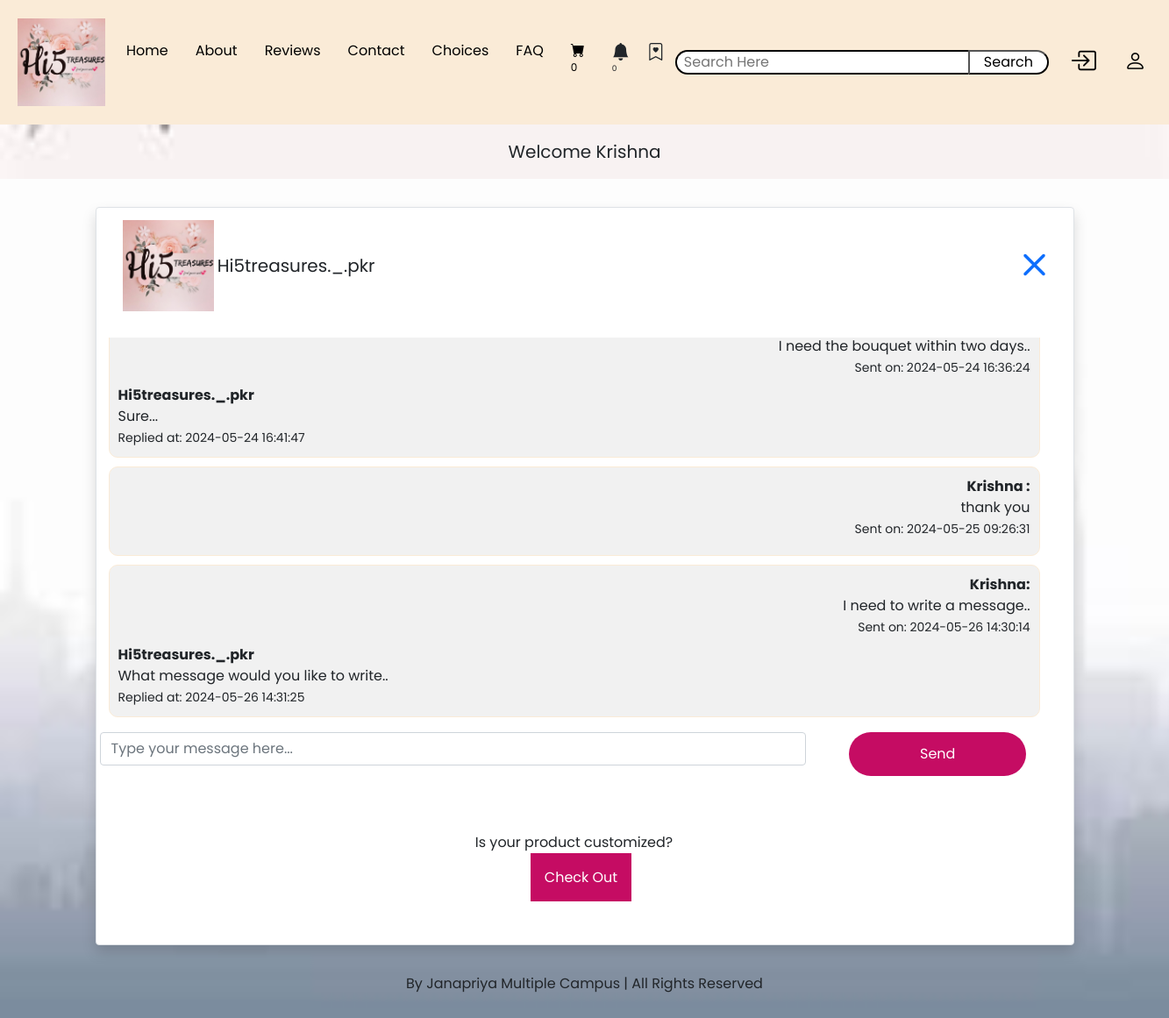
/chatbox.php (signed in), run on the app's committed database.
### tables this page shows
CREATE TABLE `about_us` (
  `about_id` int(11) NOT NULL,
  `company_name` varchar(255) NOT NULL,
  `company_logo` varchar(255) NOT NULL,
  `about_us` mediumtext NOT NULL,
  `location` varchar(100) NOT NULL,
  `email` varchar(100) NOT NULL,
  `phone` varchar(15) NOT NULL,
  `insta_link` varchar(255) NOT NULL,
  `fb_link` varchar(255) NOT NULL,
  `viber_link` varchar(255) NOT NULL,
  `whatsapp_link` varchar(255) NOT NULL,
  `extra_info` mediumtext NOT NULL,
  `motto` varchar(100) NOT NULL
);

CREATE TABLE `chat` (
  `id` int(11) NOT NULL,
  `username` varchar(100) NOT NULL,
  `message` text NOT NULL,
  `message_time` timestamp NOT NULL DEFAULT current_timestamp(),
  `reply` text NOT NULL,
  `reply_time` timestamp NOT NULL DEFAULT current_timestamp(),
  `is_read` tinyint(1) NOT NULL DEFAULT 0,
  `is_seen` tinyint(1) NOT NULL DEFAULT 0
);

### include_aboutus.php (called while the page is built, shortened)
<?php
include('includes/connect.php');
$select_query = mysqli_query($con, "Select * from about_us");
$result = mysqli_fetch_assoc($select_query);
$company_name = $result['company_name'];
$logo = $result['company_logo'];
?>

### chatbox.php (the view, shortened to what this page needs)
<?php
include('includes/connect.php');
include('navbar.php');
include('include_aboutus.php');
$username = $_SESSION['username'];
$result = mysqli_query($con, "SELECT username, message, message_time, reply, reply_time FROM chat where username='$username' ORDER BY message_time ASC");
$messages = [];
while ($row = mysqli_fetch_assoc($result)) {
    $messages[] = $row;
}
?>
<!DOCTYPE html>
<html lang="en">
<head>
    <link rel="stylesheet" href="https://stackpath.bootstrapcdn.com/bootstrap/5.0.0-alpha1/css/bootstrap.min.css">
    <link rel="stylesheet" href="https://cdnjs.cloudflare.com/ajax/libs/bootstrap-icons/1.5.0/font/bootstrap-icons.min.css">
</head>
<body>
    <div class="container">
        <div class="row d-flex justify-content-center align-items-center">
            <div class="col">
                <div class="card border shadow rounded w-100 mx-auto my-3">
                    <div class="row col-xl-12 col-md-12 col-lg-12 col-sm-12 col-12">
                        <div class="card-title d-flex justify-content-between align-items-center mx-3 me-1 mt-1 mb-1">
                            <div class="d-flex align-items-center">
                                <img src="admin_area/admin_images/<?php echo htmlspecialchars($logo); ?>" width="10%" height="10%" class="me-1 ms-3">
                                <p style="font-size:20px;" class=" text-start my-auto"><?php echo htmlspecialchars($company_name); ?></p>
                            </div>
                            <a href="contact.php"><i class="bi bi-x-lg pe-4 fs-3"></i></a>
                        </div>
                        <div class="card-body">
                            <div class="chat-window" id="chatWindow">
                                <?php foreach ($messages as $message) : ?>
                                    <div class="chat-message">
                                        <div class="chat-bubble">
                                            <p class="text-end mb-0"><strong><?php echo htmlspecialchars($message['username']) . ":"; ?></strong></p>
                                            <p class="text-end mb-0"><?php echo htmlspecialchars($message['message']); ?></p>
                                            <p class="text-end mb-2"><small>Sent on: <?php echo htmlspecialchars($message['message_time']); ?></small></p>
                                            <?php if (!empty($message['reply'])) : ?>
                                                <div class="reply">
                                                    <p class="text-start mb-0"><strong><?php echo $company_name; ?></strong></p>
                                                    <p class="text-start mb-0"><?php echo htmlspecialchars($message['reply']); ?></p>
                                                    <p class="text-start mb-0"><small>Replied at: <?php echo htmlspecialchars($message['reply_time']); ?></small></p>
                                                </div>
                                            <?php endif; ?>
                                        </div>
                                    </div>
                                <?php endforeach; ?>
                            </div>
                            <form method="POST" action="">
                                <div class="row text-center">
                                    <div class="col-md-9">
                                        <input type="text" class="form-control chat-input" style="width: 100%;" placeholder="Type your message here..." name="message">
                                    </div>
                                    <div class="col-md-3">
                                        <button type="submit" class="mbtn1" style="width: 80%;" name="send">Send</button>
                                    </div>
                                </div>
                                <div class="text-center my-5 ">
                                    <div class="md-12 py-3">
                                    Is your product customized?
                                    </div>
                                    <div class="md-12">
                                    <a href="users_area/checkout.php" class="text-end mbtn2 text-decoration-none p-3 mt-5 ms-3 rounded-0">Check Out</a>
                                    </div>
                                </div>
                            </form>
                        </div>
                    </div>
                </div>
            </div>
            <footer>
                <p class="text-center py-3"><a href="https://github.com/krishnaluharuka/Hi5treasures._.pkr" class="text-decoration-none text-dark"> By Janapriya Multiple Campus | All Rights Reserved</a></p>
            </footer>
</body>
</html>

### navbar.php (shortened to what this page needs)
<?php
include('includes/connect.php');
include('functions/common_functions.php');
include('include_aboutus.php');
?>
<!DOCTYPE html>
<html lang="en">
<head>
  <link href="https://cdn.jsdelivr.net/npm/bootstrap@5.0.2/dist/css/bootstrap.min.css" rel="stylesheet">
  <link rel="stylesheet" href="https://cdn.jsdelivr.net/npm/bootstrap-icons@1.11.2/font/bootstrap-icons.min.css">
  <link href="css/style.css" rel="stylesheet">
</head>
<body>
  <nav class="navbar navbar-container navbar-expand-lg bg-body-tertiary">
    <div class="container-fluid m-2">
      <?php
      echo "<a class='navbar-brand' href='home.php'>
      <img src='admin_area/admin_images/$logo' alt='Company Logo' width='100' height='100'></a>";
      ?>
      <div class="collapse navbar-collapse" id="navbarSupportedContent">
        <ul class="navbar-nav me-auto mb-2 mb-lg-0">
          <li class="nav-item">
            <a class="nav-link active" aria-current="page" href="home.php">Home</a>
          </li>
          <li class="nav-item">
            <a class="nav-link" href="aboutus.php">About</a>
          </li>
          <li class="nav-item">
            <a class="nav-link" href="reviews.php">Reviews</a>
          </li>
          <li class="nav-item">
            <a class="nav-link" href="contact.php">Contact</a>
          </li>
          <li class="nav-item">
            <a class="nav-link" href="recommendation.php">Choices</a>
          </li>
          <li class="nav-item">
            <a class="nav-link" href="faq_display.php">FAQ</a>
          </li>
          <li class="nav-item">
            <a class="nav-link" href="cart.php"><i class="bi bi-cart-fill m-0"></i><sup><?php cart_item(); ?></sup></a>
          </li>
          <li>
          <?php
          if(isset($_SESSION['username'])){
          $username=$_SESSION['username'];
           $get_notification = "Select * from chat where username='$username' AND is_read=1 AND is_seen= 0";
           $result5 = mysqli_query($con, $get_notification);
           $count=mysqli_num_rows($result5);
           echo "<a class='nav-link tect-decoration-none text-dark' href='chatbox.php'><i class='bi bi-bell-fill fs-5 text-dark'></i><sup><sup class='text-dark'>$count</sup></sup></a>";
      }
           ?>
           </li>
           <li>
<?php
          if(isset($_SESSION['username'])){
           echo "<a class='nav-link text-decoration-none text-dark' href='wishlist.php'><i class='bi bi-bookmark-heart fs-5 mx-1'></i></a>";
          }
           ?>
           </li>
        </ul>
        <form class="d-flex" action="search_product.php" method="get">
          <input class="px-2 search" type="search" height="60" placeholder="Search Here" name="search_data">
          <input type="submit" value="Search" class="btn1 px-3 me-2" name="search_data_product">
        </form>
        <?php
        if (!isset($_SESSION['username'])) {
          echo "<a class='nav-link text-dark' href='./users_area/user_login.php'>
        <i class='bi bi-person'></i></a>";
          echo "<a class='nav-link text-dark ' href='./users_area/user_registration.php'>
        <i class='bi bi-journal-text'></i></a>";
        } else {
          echo "<a class='nav-link text-dark' href='./users_area/logout.php'>
        <i class='bi bi-box-arrow-in-right'></i></a>";
          echo "<a class='nav-link text-dark ' href='./users_area/profile.php'>
        <i class='bi bi-person'></i></a>";
        }
        ?>
      </div>
    </div>
  </nav>
  <nav class="navbar-light bg1">
    <div class="container">
      <div class="navbar1">
        <p class="text-center fs-5 p-2">
          <?php
          if (!isset($_SESSION['username'])) {
            echo "<a class='nav-link text-dark' href='#'>Welcome Guest</a>";
          } else {
            echo "<a class='nav-link text-dark' href='users_area/profile.php'>Welcome " . $_SESSION['username'] . "</a>";
          }
          ?>
        </p>
      </div>
    </div>
  </nav>
</body>
</html>

### functions/common_functions.php (shortened to what this page needs)
<?php
function getIPAddress()
{
  if (!empty($_SERVER['HTTP_CLIENT_IP'])) {
    $ip = $_SERVER['HTTP_CLIENT_IP'];
  }
  elseif (!empty($_SERVER['HTTP_X_FORWARDED_FOR'])) {
    $ip = $_SERVER['HTTP_X_FORWARDED_FOR'];
  }
  else {
    $ip = $_SERVER['REMOTE_ADDR'];
  }
  return $ip;
}
function cart_item()
{
    global $con;
    $get_ip_address = getIPAddress();
    $quantity=0;
    if(isset($_SESSION['user_id']))
    {
      $user_id=$_SESSION['user_id'];
    }
    else{
      $user_id=0;
    }
    if(isset($_GET['add_to_cart()'])){
      $product_id=$_GET['add_to_cart'];
      $insert_query=mysqli_query($con,"Insert into cart_details(product_id,quantity,ip_address,user_id) values
      ($product_id,$quantity,'$get_ip_address',$user_id) where product_id=$product_id");
    $select_query = "SELECT * FROM cart_details WHERE ip_address='$get_ip_address'";
    $result_query = mysqli_query($con, $select_query);
    $count_cart_items = mysqli_num_rows($result_query);
    }
    else {
          global $con;
          $get_ip_address = getIPAddress();
          $select_query = "Select * from cart_details where ip_address='$get_ip_address'";
          $result_query = mysqli_query($con, $select_query);
          $count_cart_items = mysqli_num_rows($result_query);
}
echo $count_cart_items;
}
?>

### css/style.css (style rules this page uses)
* { padding: 0; margin: 0; box-sizing: border-box; font-family: 'Poppins', sans-serif; }
.navbar { background-color: antiquewhite; }
.nav-item a { text-decoration: none; color: black; font-weight: 400; text-transform: capitalize; margin-right: 15px; transition: all 0.4s; padding: 10px; }
.search { border: 2px solid black; background-color: white; border-radius: 20px 0px 0px 20px; border-right: none; }
.btn1 { background-color: white; color: black; border-radius: 0px 20px 20px 0px; transition: all 0.4s; }
.bi-person { font-size: 25px; color: black; cursor: pointer; padding-top: 5px; transition: all 0.4s; }
.bi-box-arrow-in-right { font-size: 25px; color: black; cursor: pointer; padding-top: 5px; transition: all 0.4s; }
.mbtn1 { height: 50px; width: 25%; outline: none; border: none; padding: 5px; margin: auto; color: white; background: rgb(197, 12, 99); border-radius: 50px; transition: all 0.4s; }
.mbtn2 { height: 50px; width: 25%; outline: none; border: none; padding: 5px; margin: auto; color: white; background: rgb(197, 12, 99); border-radius: 50px; transition: all 0.4s; }

### navbar.php (style rules this page uses)
.bi-box-arrow-in-right { font-size: 30px; color: black; cursor: pointer; transition: all 0.4s; }
.bg1 { background-image: url(images/bg9.jpg); background-size: cover; background-repeat: no-repeat; }

### chatbox.php (style rules this page uses)
body { overflow-x: hidden; background-image: url(images/bg2.jpg); background-size: cover; background-position: center; background-repeat: no-repeat; margin: 0; }
.card-title { padding: 10px; border-radius: 10px; }
.chat-window { height: 450px; padding: 10px; overflow-y: scroll; overflow-x: wordwrap; }
.chat-message { margin-bottom: 10px; }
.chat-bubble { padding: 10px; border-radius: 10px; background-color: #f1f1f1; border: 1px solid antiquewhite; }

### data on the page
about_us: company_logo (picture), company_name "Hi5treasures._.pkr"
chat: message "I need the bouquet within two days..", message_time "2024-05-24 16:36:24", reply "Sure...", reply_time "2024-05-24 16:41:47"
chat: username "Krishna", message "thank you", message_time "2024-05-25 09:26:31"
chat: username "Krishna", message "I need to write a message..", message_time "2024-05-26 14:30:14", reply "What message would you like to write..", reply_time "2024-05-26 14:31:25"

### other printed values
$count_cart_items "0"
$count "0"
$_SESSION['username'] "Krishna"
